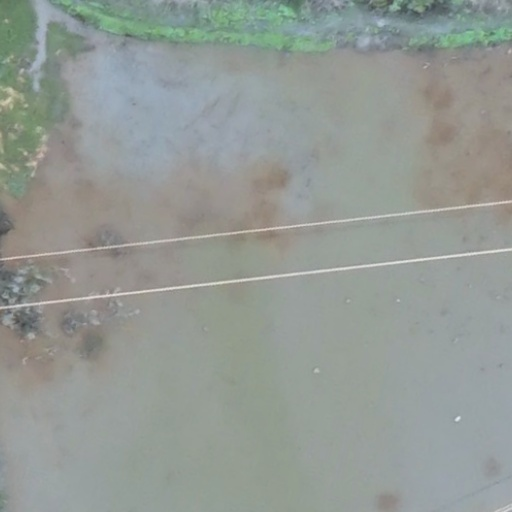
#> input picture images/001_0000000462.jpg, 512 x 512 px
$ python test_line_detection.py images out.png
#> lines starting #> are read from the running program, lines starting #| are printed output that depends on the picture
import sys,os,glob
import cv2
import numpy as np
import math

images_root = sys.argv[1]
save_root = sys.argv[2]

if not os.path.exists(save_root):
    os.makedirs(save_root)

filenames = glob.glob(images_root + '/*.jpg')
for filename in filenames:
    file_prefix = filename.split(os.sep)[-1].replace('.jpg','')
    src = cv2.imread(filename)
#> src is the input picture: shape (512, 512, 3); mean B, G, R 148.9, 154, 147.7
    dst = cv2.Canny(src, 50, 200, None, 3)
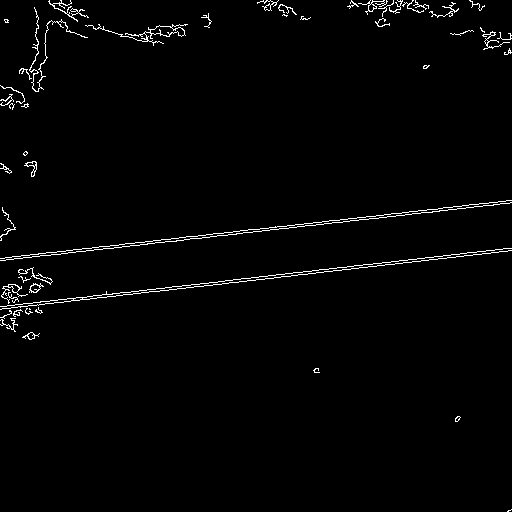
#> dst: shape (512, 512); 1.7% white in thin lines or dots
    cdst = cv2.cvtColor(dst, cv2.COLOR_GRAY2BGR)
#> cdst: shape (512, 512, 3); 1.7% white in thin lines or dots
    cdstP = np.copy(cdst)
    lines = cv2.HoughLines(dst, 1, np.pi/180, 150, None, 0, 0)
#> lines = [[256, 1.47], [307, 1.45], [260, 1.45], [303, 1.47]]
    if lines is not None:
        for i in range(0, len(lines)):
            rho = lines[i][0][0]
            theta = lines[i][0][1]
            a = math.cos(theta)
            b = math.sin(theta)
            x0 = a * rho
            y0 = b * rho
            pt1 = (int(x0 + 1000 * (-b)), int(y0 + 1000 * a))
            pt2 = (int(x0 - 1000 * (-b)), int(y0 - 1000 * a))
            cv2.line(cdst, pt1, pt2, (0, 0, 255), 3, cv2.LINE_AA)
#> this loop made 4 passes
#> (rho, theta, a, b, x0, y0, pt1, pt2) on passes 1 to 4: (256, 1.47, 0.105, 0.995, 26.76, 254.6, (-967, 359), (1021, 150)), (307, 1.45, 0.122, 0.993, 37.41, 304.7, (-955, 426), (1029, 182)), (260, 1.45, 0.122, 0.993, 31.69, 258.1, (-960, 379), (1024, 136)), (303, 1.47, 0.105, 0.995, 31.67, 301.3, (-962, 405), (1026, 196))
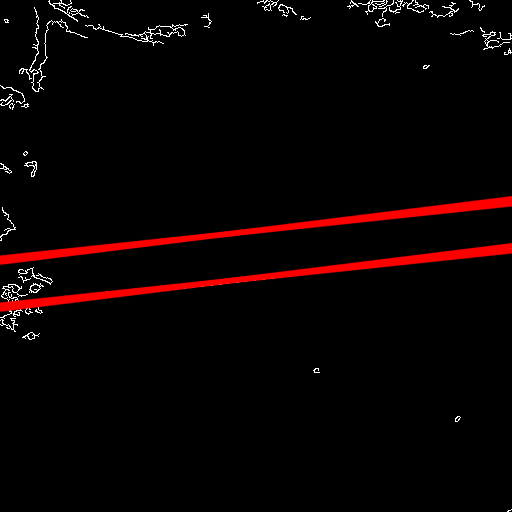
#> cdst: shape (512, 512, 3); mean B, G, R 2.3, 2.3, 10

    linesP = cv2.HoughLinesP(dst, 1, np.pi / 180, 50, None, 50, 10)
#> linesP = 21 rows, first 6: [210, 236, 411, 214], [249, 278, 468, 252], [324, 223, 509, 203], [324, 271, 507, 251], [7, 305, 190, 285], [22, 258, 192, 238]

    if linesP is not None:
        for i in range(0, len(linesP)):
            l = linesP[i][0]
            cv2.line(cdstP, (l[0], l[1]), (l[2], l[3]), (0, 0, 255), 3, cv2.LINE_AA)
#> this loop made 21 passes
#> l on passes 1 to 12: [210, 236, 411, 214], [249, 278, 468, 252], [324, 223, 509, 203], [324, 271, 507, 251], [7, 305, 190, 285], [22, 258, 192, 238], [36, 305, 247, 280], [240, 230, 461, 206], [3, 258, 214, 233], [194, 236, 299, 224], [2, 308, 55, 302], [147, 289, 208, 283]
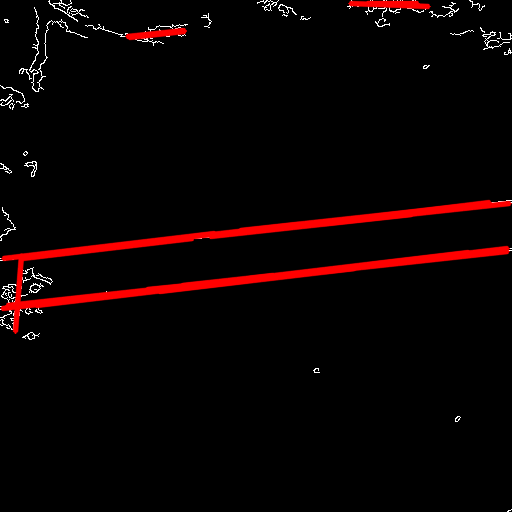
#> cdstP: shape (512, 512, 3); mean B, G, R 2, 2, 11

    im1 = np.concatenate([src, cdst, cdstP], axis=1)
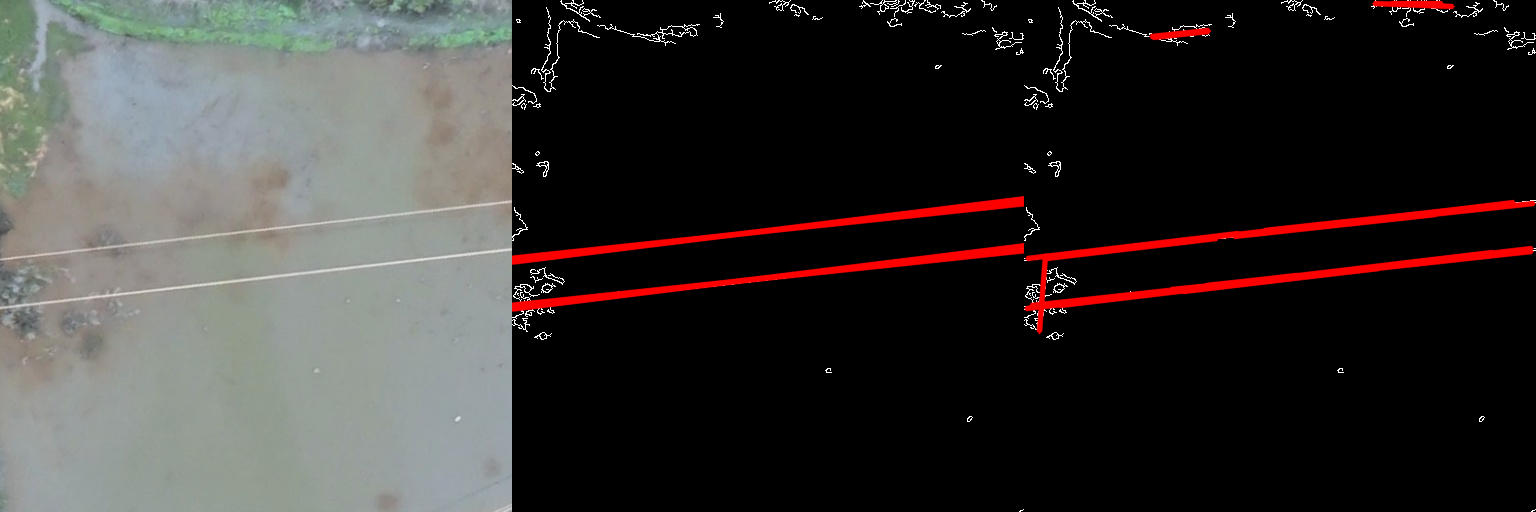
#> im1: shape (512, 1536, 3); mean B, G, R 51.1, 52.8, 56.2
    cv2.imwrite(os.path.join(save_root, file_prefix + '.jpg'), im1)
    print(file_prefix + ' done')
    # [5 lines of commented-out code are left out]
